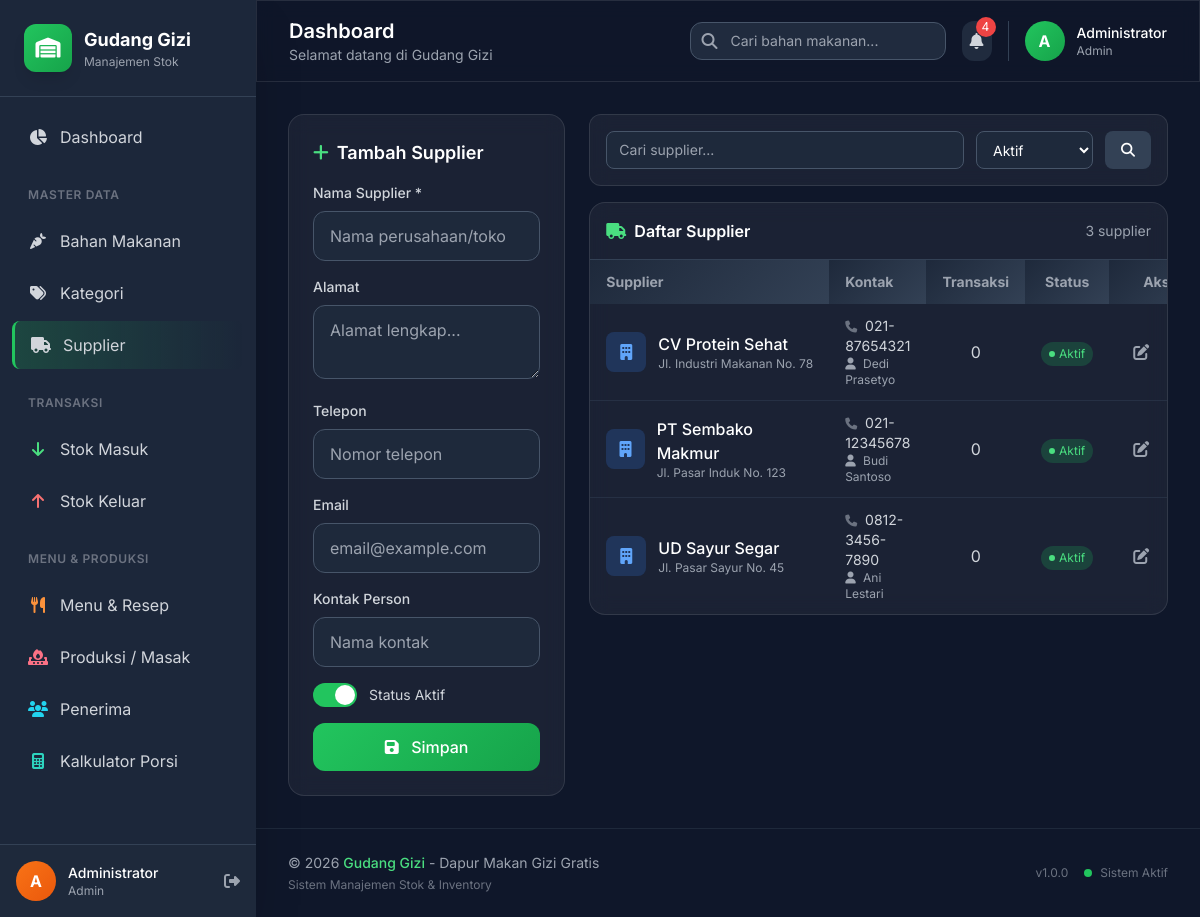
Screenshot of /modules/master/supplier.php (signed in) with the database file from the repository.
### tables this page shows
CREATE TABLE `supplier` (
  `id` int(11) NOT NULL AUTO_INCREMENT,
  `nama` varchar(100) NOT NULL,
  `alamat` text DEFAULT NULL,
  `telepon` varchar(20) DEFAULT NULL,
  `email` varchar(100) DEFAULT NULL,
  `kontak_person` varchar(100) DEFAULT NULL,
  `is_active` tinyint(1) DEFAULT 1,
  `created_at` timestamp NULL DEFAULT current_timestamp(),
  `updated_at` timestamp NULL DEFAULT current_timestamp() ON UPDATE current_timestamp(),
  PRIMARY KEY (`id`)
);

### config/database.php (called while the page is built, shortened)
<?php
$conn = new mysqli(DB_HOST, DB_USER, DB_PASS);
$conn->query("CREATE DATABASE IF NOT EXISTS " . DB_NAME . " CHARACTER SET utf8mb4 COLLATE utf8mb4_unicode_ci");
$conn->select_db(DB_NAME);
$conn->set_charset("utf8mb4");
function query($sql, $params = [], $types = "")
{
    global $conn;
    if (empty($params)) {
        $result = $conn->query($sql);
        return $result;
    }
    $stmt = $conn->prepare($sql);
    if (!empty($params)) {
        $stmt->bind_param($types, ...$params);
    }
    $stmt->execute();
    $result = $stmt->get_result();
    return $result;
}
function fetchAll($sql, $params = [], $types = "")
{
    $result = query($sql, $params, $types);
    $data = [];
    if ($result && $result->num_rows > 0) {
        while ($row = $result->fetch_assoc()) {
            $data[] = $row;
        }
    }
    return $data;
}
?>

### modules/master/supplier.php (the view, shortened to what this page needs)
<?php
require_once __DIR__ . '/../../includes/header.php';
$search = $_GET['search'] ?? '';
$status = $_GET['status'] ?? 'active';
$where = "WHERE 1=1";
if ($status === 'active')
    $where .= " AND is_active = 1";
elseif ($status === 'inactive')
    $where .= " AND is_active = 0";
$suppliers = fetchAll("SELECT s.*,
                       (SELECT COUNT(*) FROM stok_masuk WHERE supplier_id = s.id) as total_transaksi
                       FROM supplier s $where ORDER BY s.nama ASC");
$editItem = null;
?>
<div class="grid lg:grid-cols-3 gap-6">
    <div class="lg:col-span-1">
        <div class="glass rounded-2xl p-6 sticky top-24">
            <h3 class="text-lg font-semibold text-white mb-4 flex items-center gap-2">
                <i class="fas fa-<?= $editItem ? 'edit' : 'plus' ?> text-primary-400"></i>
                <?= $editItem ? 'Edit Supplier' : 'Tambah Supplier' ?>
            </h3>
            <form method="POST" class="space-y-4">
                <div>
                    <label class="block text-sm font-medium text-gray-300 mb-2">Nama Supplier *</label>
                    <input type="text" name="nama" required
                        class="w-full bg-slate-800 border border-slate-600 rounded-xl px-4 py-3 text-white focus:border-primary-500"
                        value="<?= htmlspecialchars($editItem['nama'] ?? '') ?>" placeholder="Nama perusahaan/toko">
                </div>
                <div>
                    <label class="block text-sm font-medium text-gray-300 mb-2">Alamat</label>
                    <textarea name="alamat" rows="2"
                        class="w-full bg-slate-800 border border-slate-600 rounded-xl px-4 py-3 text-white focus:border-primary-500"
                        placeholder="Alamat lengkap..."><?= htmlspecialchars($editItem['alamat'] ?? '') ?></textarea>
                </div>
                <div>
                    <label class="block text-sm font-medium text-gray-300 mb-2">Telepon</label>
                    <input type="text" name="telepon"
                        class="w-full bg-slate-800 border border-slate-600 rounded-xl px-4 py-3 text-white focus:border-primary-500"
                        value="<?= htmlspecialchars($editItem['telepon'] ?? '') ?>" placeholder="Nomor telepon">
                </div>
                <div>
                    <label class="block text-sm font-medium text-gray-300 mb-2">Email</label>
                    <input type="email" name="email"
                        class="w-full bg-slate-800 border border-slate-600 rounded-xl px-4 py-3 text-white focus:border-primary-500"
                        value="<?= htmlspecialchars($editItem['email'] ?? '') ?>" placeholder="email@example.com">
                </div>
                <div>
                    <label class="block text-sm font-medium text-gray-300 mb-2">Kontak Person</label>
                    <input type="text" name="kontak_person"
                        class="w-full bg-slate-800 border border-slate-600 rounded-xl px-4 py-3 text-white focus:border-primary-500"
                        value="<?= htmlspecialchars($editItem['kontak_person'] ?? '') ?>" placeholder="Nama kontak">
                </div>
                <div class="flex items-center gap-3">
                    <label class="relative inline-flex items-center cursor-pointer">
                        <div
                            class="w-11 h-6 bg-slate-700 peer-focus:outline-none rounded-full peer peer-checked:after:translate-x-full peer-checked:after:border-white after:content-[''] after:absolute after:top-[2px] after:left-[2px] after:bg-white after:rounded-full after:h-5 after:w-5 after:transition-all peer-checked:bg-primary-500">
                        </div>
                    </label>
                    <span class="text-sm text-gray-300">Status Aktif</span>
                </div>
                <div class="flex gap-2">
                    <button type="submit" class="flex-1 btn-primary px-4 py-3 rounded-xl text-white font-medium">
                        <i class="fas fa-save mr-2"></i>
                        <?= $editItem ? 'Update' : 'Simpan' ?>
                    </button>
                </div>
            </form>
        </div>
    </div>
    <div class="lg:col-span-2">
        <div class="glass rounded-xl p-4 mb-4">
            <form method="GET" class="flex flex-wrap gap-3">
                <input type="text" name="search" value="<?= htmlspecialchars($search) ?>"
                    class="flex-1 min-w-[200px] bg-slate-800 border border-slate-600 rounded-lg px-3 py-2 text-white text-sm"
                    placeholder="Cari supplier...">
                <select name="status"
                    class="bg-slate-800 border border-slate-600 rounded-lg px-3 py-2 text-white text-sm">
                    <option value="active" <?= $status === 'active' ? 'selected' : '' ?>>Aktif</option>
                </select>
                <button type="submit"
                    class="bg-slate-700 hover:bg-slate-600 text-white px-4 py-2 rounded-lg text-sm transition-colors">
                    <i class="fas fa-search"></i>
                </button>
            </form>
        </div>
        <div class="glass rounded-2xl overflow-hidden">
            <div class="p-4 border-b border-slate-700 flex items-center justify-between">
                <h3 class="font-semibold text-white flex items-center gap-2">
                    <i class="fas fa-truck text-primary-400"></i>
                    Daftar Supplier
                </h3>
                <span class="text-sm text-gray-400">
                    <?= count($suppliers) ?> supplier
                </span>
            </div>
            <div class="overflow-x-auto">
                <table class="w-full table-modern">
                    <thead>
                        <tr class="text-left text-sm text-gray-400">
                            <th class="px-4 py-3">Supplier</th>
                            <th class="px-4 py-3 hidden md:table-cell">Kontak</th>
                            <th class="px-4 py-3 text-center hidden lg:table-cell">Transaksi</th>
                            <th class="px-4 py-3 text-center">Status</th>
                            <th class="px-4 py-3 text-center">Aksi</th>
                        </tr>
                    </thead>
                    <tbody class="divide-y divide-slate-700/50">
                        <?php if (empty($suppliers)): ?>
                            <tr>
                                <td colspan="5" class="px-4 py-12 text-center text-gray-500">
                                    <i class="fas fa-truck text-4xl mb-3"></i>
                                    <p>Belum ada supplier</p>
                                </td>
                            </tr>
                        <?php else: ?>
                            <?php foreach ($suppliers as $sup): ?>
                                <tr class="hover:bg-slate-700/30">
                                    <td class="px-4 py-3">
                                        <div class="flex items-center gap-3">
                                            <div
                                                class="w-10 h-10 rounded-lg bg-blue-500/20 text-blue-400 flex items-center justify-center">
                                                <i class="fas fa-building"></i>
                                            </div>
                                            <div>
                                                <p class="font-medium text-white">
                                                    <?= htmlspecialchars($sup['nama']) ?>
                                                </p>
                                                <?php if ($sup['alamat']): ?>
                                                    <p class="text-xs text-gray-400 truncate max-w-[200px]">
                                                        <?= htmlspecialchars($sup['alamat']) ?>
                                                    </p>
                                                <?php endif; ?>
                                            </div>
                                        </div>
                                    </td>
                                    <td class="px-4 py-3 hidden md:table-cell">
                                        <div class="text-sm">
                                            <?php if ($sup['telepon']): ?>
                                                <p class="text-gray-300"><i class="fas fa-phone text-xs mr-1 text-gray-500"></i>
                                                    <?= htmlspecialchars($sup['telepon']) ?>
                                                </p>
                                            <?php endif; ?>
                                            <?php if ($sup['kontak_person']): ?>
                                                <p class="text-gray-400 text-xs"><i class="fas fa-user text-xs mr-1"></i>
                                                    <?= htmlspecialchars($sup['kontak_person']) ?>
                                                </p>
                                            <?php endif; ?>
                                        </div>
                                    </td>
                                    <td class="px-4 py-3 text-center hidden lg:table-cell">
                                        <span class="text-gray-300">
                                            <?= $sup['total_transaksi'] ?>
                                        </span>
                                    </td>
                                    <td class="px-4 py-3 text-center">
                                        <?php if ($sup['is_active']): ?>
                                            <span
                                                class="inline-flex items-center gap-1 px-2 py-1 rounded-full text-xs bg-green-500/20 text-green-400">
                                                <span class="w-1.5 h-1.5 rounded-full bg-green-400"></span>
                                                Aktif
                                            </span>
                                        <?php endif; ?>
                                    </td>
                                    <td class="px-4 py-3">
                                        <div class="flex items-center justify-center gap-1">
                                            <a href="?edit=<?= $sup['id'] ?>"
                                                class="p-2 text-gray-400 hover:text-blue-400 hover:bg-blue-500/20 rounded-lg transition-colors">
                                                <i class="fas fa-edit"></i>
                                            </a>
                                            <button
                                                onclick="confirmDelete(<?= $sup['id'] ?>, '<?= htmlspecialchars($sup['nama']) ?>')"
                                                class="p-2 text-gray-400 hover:text-red-400 hover:bg-red-500/20 rounded-lg transition-colors">
                                            </button>
                                        </div>
                                    </td>
                                </tr>
                            <?php endforeach; ?>
                        <?php endif; ?>
                    </tbody>
                </table>
            </div>
        </div>
    </div>
</div>
<?php require_once __DIR__ . '/../../includes/footer.php'; ?>

### includes/header.php (style rules this page uses)
.glass { background: rgba(255, 255, 255, 0.05); backdrop-filter: blur(10px); border: 1px solid rgba(255, 255, 255, 0.1); }
.table-modern th { background: linear-gradient(135deg, #1e293b 0%, #334155 100%); }
.table-modern tbody tr { transition: all 0.2s ease; }
.btn-primary { background: linear-gradient(135deg, #22c55e 0%, #16a34a 100%); transition: all 0.3s ease; }

### rows the page displays
supplier: nama "CV Protein Sehat", alamat "Jl. Industri Makanan No. 78", telepon "021-87654321", kontak_person "Dedi Prasetyo", total_transaksi "0", is_active 1 (drawn)
supplier: nama "PT Sembako Makmur", alamat "Jl. Pasar Induk No. 123", telepon "021-12345678", kontak_person "Budi Santoso", total_transaksi "0", is_active 1 (drawn)
supplier: nama "UD Sayur Segar", alamat "Jl. Pasar Sayur No. 45", telepon "0812-3456-7890", kontak_person "Ani Lestari", total_transaksi "0", is_active 1 (drawn)

### other values shown
substr($currentUser['nama_lengkap'], 0, 1) "A"
$currentUser['nama_lengkap'] "Administrator"
$currentUser['role'] "Admin"
$unreadNotifications "4"
count($suppliers) "3"
